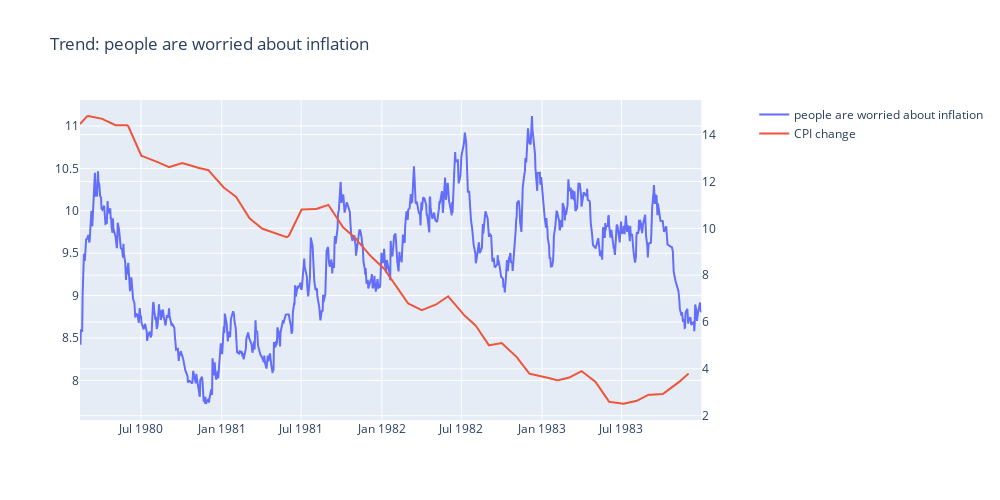

This figure's notebook cell:
### Code cell
# inflation
df_trend,fig = generate_single_trend("people are worried about inflation",df_inflation_select,df_cpi_daily,180,1,30,power=10,drop = True)
fig.show()

### Figure 1 — Plotly figure (JSON) as saved in the notebook; plotly's stock layout.template omitted (floating-point values rounded to 4 significant figures; data arrays with more than 128 entries replaced by an {"elided": "..."} marker saying what was removed)
{"data": [{"name": "people are worried about inflation", "type": "scatter", "x": {"elided": "770 str values"}, "xaxis": "x", "y": {"elided": "770 float values"}, "yaxis": "y"}, {"name": "CPI change", "type": "scatter", "x": {"elided": "770 str values"}, "xaxis": "x", "y": {"elided": "770 float values"}, "yaxis": "y2"}], "layout": {"autosize": false, "height": 500, "title": {"text": "Trend: people are worried about inflation"}, "width": 1000, "xaxis": {"anchor": "y", "domain": [0, 0.94]}, "yaxis": {"anchor": "x", "domain": [0, 1]}, "yaxis2": {"anchor": "x", "overlaying": "y", "side": "right"}}}
